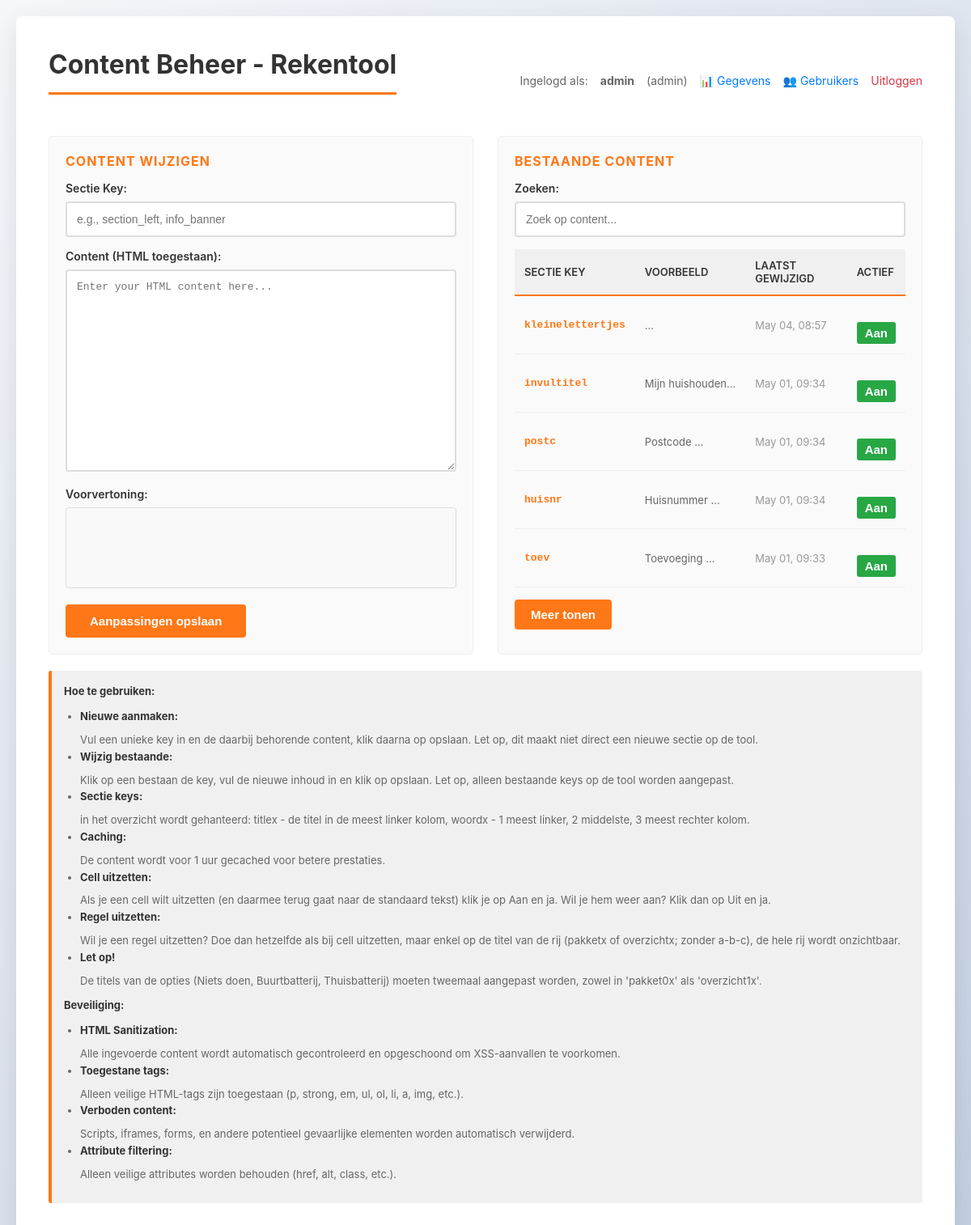
Screenshot of /admin/content.php (signed in) with the database file from the repository.
### tables this page shows
CREATE TABLE `page_content` (
  `id` int(11) NOT NULL,
  `section_key` varchar(100) NOT NULL,
  `content` longtext NOT NULL,
  `updated_at` timestamp NOT NULL DEFAULT current_timestamp() ON UPDATE current_timestamp(),
  `active` tinyint(1) NOT NULL DEFAULT 1
);

### config/database.php (called while the page is built, shortened)
<?php
return [
    'host'     => '127.0.0.1',
    'port'     => 3306,
    'database' => 'bewoner',
    'username' => 'root',
    'password' => '',
    'charset'  => 'utf8mb4',
];

### app/Database.php (called while the page is built, shortened)
<?php
class Database
{
    private PDO $pdo;
    public function __construct(array $config)
    {
        $dsn = sprintf(
            'mysql:host=%s;port=%s;dbname=%s;charset=%s',
            $config['host'],
            $config['port'],
            $config['database'],
            $config['charset']
        );
        $this->pdo = new PDO(
            $dsn,
            $config['username'],
            $config['password'],
            [
                PDO::ATTR_ERRMODE => PDO::ERRMODE_EXCEPTION,
            ]
        );
    }
    public function getConnection(): PDO
    {
        return $this->pdo;
    }
}

### app/Auth.php (called while the page is built, shortened)
<?php
class Auth {
    private PDO $db;
    public function __construct(PDO $db) {
        $this->db = $db;
    }
    public function isLoggedIn(): bool {
        return true;
    }
    public function getCurrentUser(): ?array {
        $userId = $_SESSION[self::SESSION_USER_ID] ?? null;
        return $this->getUserById($userId);
    }
    private function getUserById(int $id): ?array {
        $stmt = $this->db->prepare("SELECT id, username, email, full_name, role, active, created_at, last_login FROM admin_users WHERE id = ?");
        $stmt->execute([$id]);
        $user = $stmt->fetch(PDO::FETCH_ASSOC);
        return $user ?: null;
    }
    public function hasPermission(string $permission): bool {
        $user = $this->getCurrentUser();
        if ($user['role'] === 'admin') {
            return true;
        }
        $rolePermissions = [
            'admin' => ['view_data', 'export_data', 'manage_users'],
            'editor' => ['view_data', 'export_data'],
            'viewer' => ['view_data'],
        ];
        $userPermissions = $rolePermissions[$user['role']] ?? [];
        return in_array($permission, $userPermissions);
    }
    public function canViewData(): bool {
        return $this->hasPermission('view_data');
    }
    public function canManageUsers(): bool {
        return $this->hasPermission('manage_users');
    }
}

### app/ContentManager.php (called while the page is built, shortened)
<?php
class ContentManager
{
    private PDO $pdo;
    public function __construct(array $dbConfig, string $cacheDir = null)
    {
        $dsn = sprintf(
            'mysql:host=%s;port=%s;dbname=%s;charset=%s',
            $dbConfig['host'],
            $dbConfig['port'],
            $dbConfig['database'],
            $dbConfig['charset']
        );
        $this->pdo = new PDO(
            $dsn,
            $dbConfig['username'],
            $dbConfig['password'],
            [PDO::ATTR_ERRMODE => PDO::ERRMODE_EXCEPTION]
        );
        $this->cacheDir = $cacheDir ?? dirname(__DIR__) . '/cache';
    }
    public function getAllContent(): array
    {
        $stmt = $this->pdo->prepare("SELECT section_key, content, updated_at, active FROM page_content ORDER BY updated_at DESC");
        $stmt->execute();
        return $stmt->fetchAll(PDO::FETCH_ASSOC);
    }
}
?>

### admin/content.php (the view, shortened to what this page needs)
<?php
$config = require BASE_PATH . '/config/config.php';
$dbConfig = require BASE_PATH . '/config/database.php';
$db = new Database($dbConfig);
$auth = new Auth($db->getConnection());
$auth->requireLogin();
$contentManager = new ContentManager($dbConfig);
$sectionKey = '';
$currentContent = '';
$allContent = [];
try {
    $allContent = $contentManager->getAllContent();
} catch (Exception $e) {
    $message = '<div style="color: orange; padding: 10px; background: #fff3cd; margin: 10px 0;">Note: No content found yet. <a href="' . dirname(__DIR__) . '/create_content_table.php">Click here to initialize the database table.</a></div>';
}
?>
<!DOCTYPE html>
<html lang="en">
    <head>
    </head>
    <body>
        <div class="container">
            <div style="display: flex; justify-content: space-between; align-items: center; margin-bottom: 20px; flex-wrap: wrap; gap: 10px;">
                <h1>Content Beheer - Rekentool</h1>
                <div style="font-size: 14px; color: #666; display: flex; gap: 15px; flex-wrap: wrap;"> Ingelogd als: <strong><?php echo htmlspecialchars($auth->getCurrentUser()['username']); ?></strong> (<?php echo htmlspecialchars($auth->getCurrentUser()['role']); ?>) <?php if ($auth->canViewData()): ?> <a href="data.php" style="color: #007bff; text-decoration: none;">📊 Gegevens</a> <?php endif; ?> <?php if ($auth->canManageUsers()): ?> <a href="users.php" style="color: #007bff; text-decoration: none;">👥 Gebruikers</a> <?php endif; ?> <a href="../logout.php" style="color: #dc3545; text-decoration: none;">Uitloggen</a> </div>
            </div>
            <div class="content-grid">
                <div class="editor-panel">
                    <div class="panel-title">Content wijzigen</div>
                    <form method="POST">
                        <label for="section_key">Sectie Key:</label>
                        <input type="text" id="section_key" name="section_key" placeholder="e.g., section_left, info_banner" required value="<?php echo htmlspecialchars($sectionKey); ?>">
                        <label for="content">Content (HTML toegestaan):</label>
                        <textarea id="content" name="content" placeholder="Enter your HTML content here..." required><?php echo htmlspecialchars($currentContent); ?></textarea>
                        <label for="preview">Voorvertoning:</label>
                        <div id="preview" style="border: 1px solid #ddd; padding: 10px; min-height: 100px; background: #f9f9f9; margin-top: 8px; border-radius: 4px;">
                        </div>
                        <button type="submit">Aanpassingen opslaan</button>
                    </form>
                </div>
                <div class="browser-panel">
                    <div class="panel-title">Bestaande content</div>
                    <?php if (empty($allContent)): ?>
                    <div class="empty-state">
                        <p>Nog geen content</p>
                        <p style="font-size: 12px;">Maak een eerste veld links</p>
                    </div>
                    <?php else: ?>
                    <label for="search_box">Zoeken:</label>
                    <input type="search" id="search_box" placeholder="Zoek op content..." class="search-box">
                    <table class="content-table">
                        <thead>
                            <tr>
                                <th>Sectie Key</th>
                                <th>Voorbeeld</th>
                                <th>Laatst gewijzigd</th>
                                <th>Actief</th>
                            </tr>
                        </thead>
                        <tbody id="content_table_body">
                            <?php foreach ($allContent as $item): ?>
                            <tr class="content-row" data-key="<?php echo htmlspecialchars($item['section_key']); ?>" data-content="<?php echo htmlspecialchars($item['content']); ?>" onclick="loadContent(this)">
                                <td class="key-cell"><?php echo htmlspecialchars($item['section_key']); ?></td>
                                <td class="preview-cell" title="<?php echo htmlspecialchars(strip_tags($item['content'])); ?>"><?php echo htmlspecialchars(substr(strip_tags($item['content']), 0, 50)); ?>...</td>
                                <td class="updated-cell"><?php echo date('M d, H:i', strtotime($item['updated_at'])); ?></td>
                                <td>
                                    <form method="POST" style="display: inline;" onsubmit="return confirm('Weet je zeker dat je deze sectie wilt togglen?')">
                                        <button type="submit" style="background: <?php echo $item['active'] ? '#28a745' : '#dc3545'; ?>; color: white; border: none; padding: 5px 10px; border-radius: 3px; cursor: pointer;"> <?php echo $item['active'] ? 'Aan' : 'Uit'; ?> </button>
                                    </form>
                                </td>
                            </tr>
                            <?php endforeach; ?>
                        </tbody>
                    </table>
                    <button id="show-more-btn" style="margin-top: 15px; background: #ff7716; color: white; border: none; padding: 10px 20px; border-radius: 4px; cursor: pointer;">Meer tonen</button>
                    <?php endif; ?>
                </div>
            </div>
            <div class="info">
                <strong>Hoe te gebruiken:</strong>
                <ul style="margin: 10px 0; padding-left: 20px;">
                    <li><strong>Nieuwe aanmaken:</strong> Vul een unieke key in en de daarbij behorende content, klik daarna op opslaan. Let op, dit maakt niet direct een nieuwe sectie op de tool.</li>
                    <li><strong>Wijzig bestaande:</strong> Klik op een bestaan de key, vul de nieuwe inhoud in en klik op opslaan. Let op, alleen bestaande keys op de tool worden aangepast.</li>
                    <li><strong>Sectie keys:</strong> in het overzicht wordt gehanteerd: titlex - de titel in de meest linker kolom, woordx - 1 meest linker, 2 middelste, 3 meest rechter kolom.</li>
                    <li><strong>Caching:</strong> De content wordt voor 1 uur gecached voor betere prestaties.</li>
                    <li><strong>Cell uitzetten:</strong> Als je een cell wilt uitzetten (en daarmee terug gaat naar de standaard tekst) klik je op Aan en ja. Wil je hem weer aan? Klik dan op Uit en ja.</li>
                    <li><strong>Regel uitzetten:</strong> Wil je een regel uitzetten? Doe dan hetzelfde als bij cell uitzetten, maar enkel op de titel van de rij (pakketx of overzichtx; zonder a-b-c), de hele rij wordt onzichtbaar.</li>
                    <li><strong>Let op!</strong> De titels van de opties (Niets doen, Buurtbatterij, Thuisbatterij) moeten tweemaal aangepast worden, zowel in 'pakket0x' als 'overzicht1x'.</li>
                </ul>
                <strong>Beveiliging:</strong>
                <ul style="margin: 10px 0; padding-left: 20px;">
                    <li><strong>HTML Sanitization:</strong> Alle ingevoerde content wordt automatisch gecontroleerd en opgeschoond om XSS-aanvallen te voorkomen.</li>
                    <li><strong>Toegestane tags:</strong> Alleen veilige HTML-tags zijn toegestaan (p, strong, em, ul, ol, li, a, img, etc.).</li>
                    <li><strong>Verboden content:</strong> Scripts, iframes, forms, en andere potentieel gevaarlijke elementen worden automatisch verwijderd.</li>
                    <li><strong>Attribute filtering:</strong> Alleen veilige attributes worden behouden (href, alt, class, etc.).</li>
                </ul>
            </div>
        </div>
    </body>
</html>

### admin/content.php (style rules this page uses)
* { box-sizing: border-box; }
body { font-family: -apple-system, BlinkMacSystemFont, 'Segoe UI', Arial, sans-serif; max-width: 1200px; margin: 0 auto; padding: 20px; background: linear-gradient(135deg, #f5f7fa 0%, #c3cfe2 100%); min-height: 100vh; }
.container { background: white; padding: 40px; border-radius: 8px; box-shadow: 0 10px 30px rgba(0, 0, 0, 0.1); }
h1 { color: #333; border-bottom: 3px solid #ff7716; padding-bottom: 15px; margin-top: 0; }
.content-grid { display: grid; grid-template-columns: 1fr 1fr; gap: 30px; margin-top: 30px; }
.editor-panel, .browser-panel { padding: 20px; background: #fafafa; border-radius: 5px; border: 1px solid #eee; }
.panel-title { font-weight: bold; color: #ff7716; margin-bottom: 15px; font-size: 16px; text-transform: uppercase; letter-spacing: 1px; }
label { display: block; margin-top: 15px; font-weight: 600; color: #333; font-size: 14px; }
input[type="text"], textarea, input[type="search"] { width: 100%; padding: 12px; margin-top: 8px; border: 2px solid #ddd; border-radius: 4px; font-family: Arial, sans-serif; font-size: 14px; transition: border-color 0.3s; }
textarea { min-height: 250px; resize: vertical; font-family: 'Courier New', monospace; font-size: 13px; }
button { background: #ff7716; color: white; padding: 12px 30px; border: none; border-radius: 4px; cursor: pointer; font-size: 15px; font-weight: 600; margin-top: 20px; transition: all 0.3s; }
.content-table { width: 100%; border-collapse: collapse; margin-top: 15px; }
.content-table thead { background: #f0f0f0; border-bottom: 2px solid #ff7716; }
.content-table th { padding: 12px; text-align: left; font-weight: 600; color: #333; font-size: 13px; text-transform: uppercase; }
.content-table td { padding: 12px; border-bottom: 1px solid #eee; font-size: 13px; }
.content-table tbody tr { transition: all 0.2s; }
.key-cell { font-family: 'Courier New', monospace; font-weight: 600; color: #ff7716; }
.preview-cell { max-width: 200px; overflow: hidden; text-overflow: ellipsis; white-space: nowrap; color: #666; }
.updated-cell { font-size: 12px; color: #999; }
.search-box { margin-top: 15px; }
.info { background: #f0f0f0; padding: 15px; border-left: 4px solid #ff7716; margin-top: 20px; color: #666; border-radius: 3px; font-size: 13px; line-height: 1.6; }
.info strong { color: #333; display: block; margin-bottom: 8px; }

### rows the page displays
page_content: section_key "kleinelettertjes", updated_at "May 04, 08:57", active "Aan"
page_content: section_key "invultitel", content "Mijn huishouden", updated_at "May 01, 09:34", active "Aan"
page_content: section_key "postc", content "Postcode", updated_at "May 01, 09:34", active "Aan"
page_content: section_key "huisnr", content "Huisnummer", updated_at "May 01, 09:34", active "Aan"
page_content: section_key "toev", content "Toevoeging", updated_at "May 01, 09:33", active "Aan"

### other values shown
$auth->getCurrentUser()['username'] "admin"
$auth->getCurrentUser()['role'] "admin"
